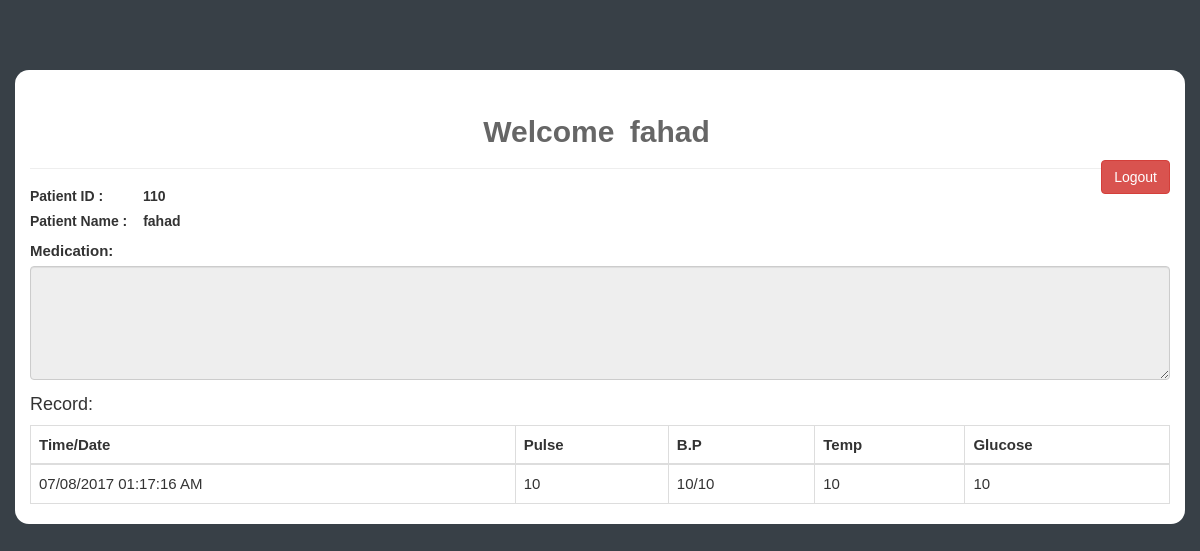
The app's page /patient_logged_in.php (signed in) with its own data.
### tables this page shows
CREATE TABLE `users` (
  `id` int(11) UNSIGNED NOT NULL,
  `type` text,
  `name` varchar(30) NOT NULL,
  `username` varchar(20) NOT NULL DEFAULT '',
  `password` varchar(20) NOT NULL DEFAULT '',
  `phone` varchar(20) NOT NULL DEFAULT '',
  `email` varchar(20) NOT NULL
);

CREATE TABLE `patient_readings` (
  `id` int(11) UNSIGNED NOT NULL,
  `user_id` int(11) NOT NULL,
  `timestamp` timestamp NOT NULL DEFAULT CURRENT_TIMESTAMP ON UPDATE CURRENT_TIMESTAMP,
  `pulse` float NOT NULL,
  `bp1` float NOT NULL,
  `bp2` float NOT NULL,
  `temp` float NOT NULL,
  `glucose` float NOT NULL
);

### includes/session_login.php (called while the page is built, shortened)
<?php
if (isset($_SESSION['email'])) {
    $user_check = $_SESSION['email'];
    $ses_sql = mysqli_query($conn, "select * from users where email = '$user_check'");
    $row = mysqli_fetch_array($ses_sql, MYSQLI_ASSOC);
    $name = $row['name'];
    $idSession = $row['id'];
} else {
    header("location:index.php");
}

### patient_logged_in.php (the view, shortened to what this page needs)
<?php
include_once('includes/session_login.php');
include "header.php";
?>
  <body>
<div class="container">
  <div class="row">
    <div class="col-md-12">
      <h2 id="doctor" style="padding-top: 25px; ">Welcome <span id="pn"><?php echo $name; ?></span></h2></center>
      <p style="float: right; font-size: 25px;"><a href="includes/logout.php">
          <button type="button" class="btn btn-danger">Logout</button>
        </a></p>
      <hr>
      <h5 style="font-weight: bold;">Patient ID : <span id="pi"><?php printf("%03d", $idSession); ?></span>
      </h5>
      <h5 style="font-weight: bold;">Patient Name : <span id="pnn"><?php echo $name; ?></span>
      </h5>
        <?php
        $sql = "SELECT * FROM patient_readings WHERE user_id = " . $idSession;
        $result = mysqli_query($conn, $sql);
        $sql = "SELECT * FROM patient_medication WHERE user_id = " . $idSession;
        $result1 = mysqli_query($conn, $sql);
        $patient_medication = mysqli_fetch_assoc($result1);
        ?>
      <div class="form-group">
        <label for="comment">Medication:</label>
        <textarea class="form-control" rows="5" id="comment"
                  readonly><?php echo $patient_medication['medication']; ?></textarea>
      </div>
      <h4>Record:</h4>
      <table class="table table-bordered">
        <thead>
        <tr>
          <th>Time/Date</th>
          <th>Pulse</th>
          <th>B.P</th>
          <th>Temp</th>
          <th>Glucose</th>
        </tr>
        </thead>
        <tbody>
        <?php while ($patient = mysqli_fetch_assoc($result)) { ?>
          <tr>
            <td>
                <?php
                echo date('d/m/Y h:i:s A', strtotime($patient['timestamp'] . '+5 hours'));
                ?>
            </td>
            <td><?php echo $patient['pulse']; ?></td>
            <td><?php echo $patient['bp1'] . '/' . $patient['bp2']; ?></td>
            <td><?php echo $patient['temp']; ?></td>
            <td><?php echo $patient['glucose']; ?></td>
          </tr>
        <?php } ?>
        </tbody>
    </div>
  </div>
</div>
<?php include "footer.php";

### css/style.css (style rules this page uses)
body { background: #384047; font-family: sans-serif; font-size: 15px; }
#doctor { font-weight: 700; text-align: center; color: #666666; }
#pi { padding-left: 36px }
#pnn { padding-left: 12px }
#pn { padding: 0 7px; }
.container { background-color: #fff; margin-top: 70px; border-radius: 14px; }

### records on screen
users: name "fahad", id "110"
patient_readings: timestamp "07/08/2017 01:17:16 AM", pulse "10", bp1 "10", bp2 "10", temp "10", glucose "10"
